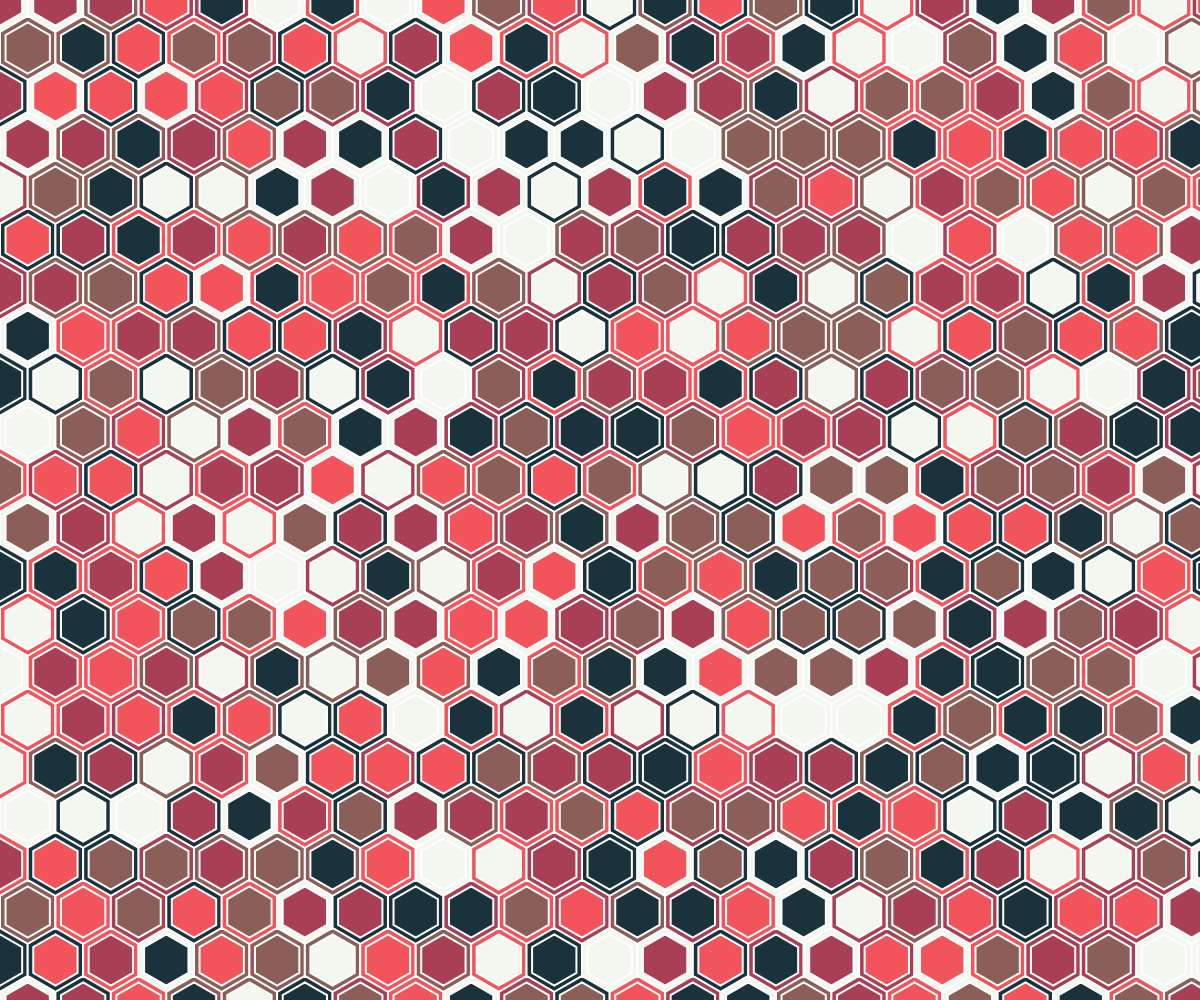
Frame 1 (no input)
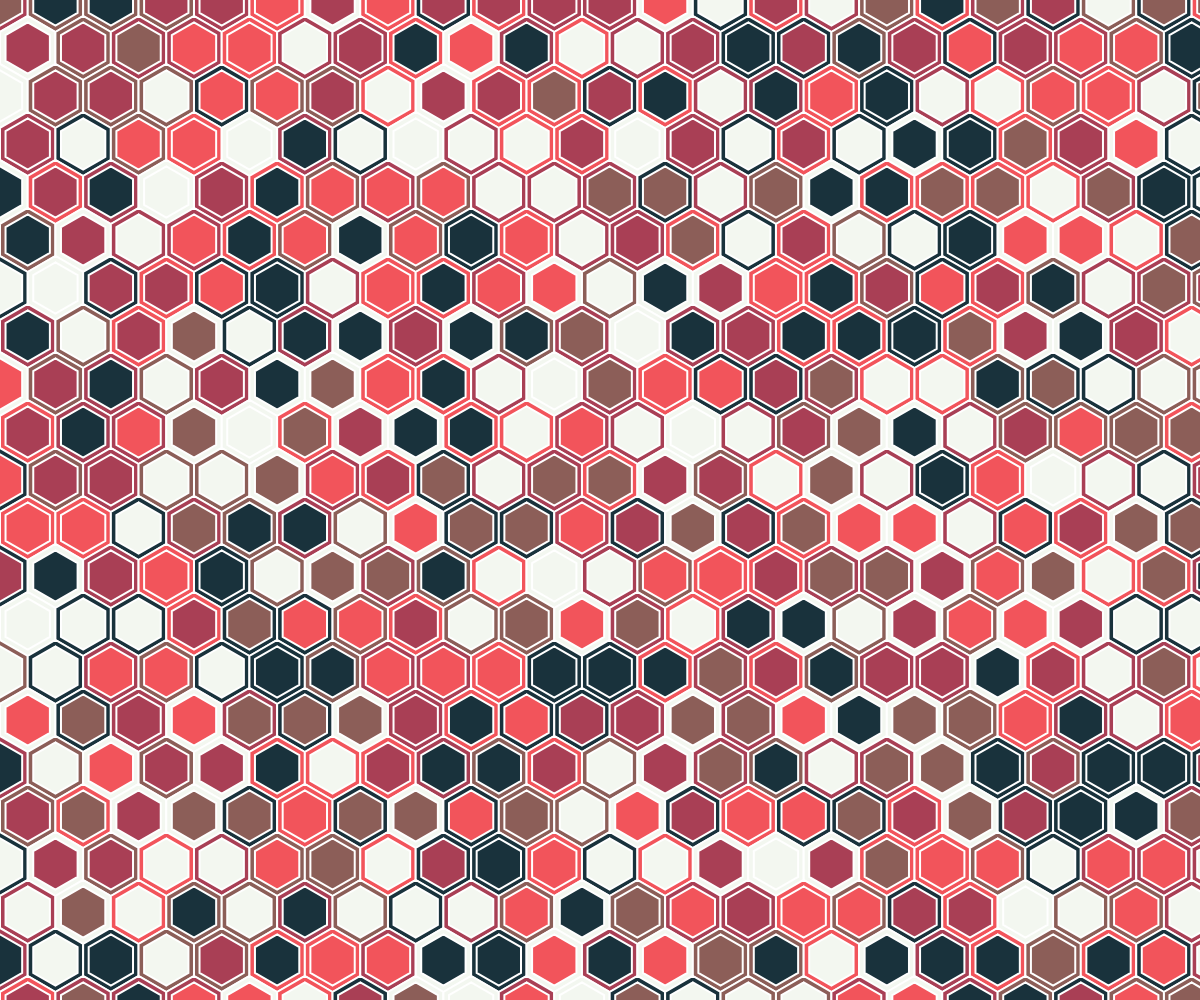
Frame 2 (the mouse pressed at the canvas centre, redrawn once)

The p5.js sketch that drew these frames (run headless with seeded random() and noise() and a simulated clock; the mouse was pressed at the canvas centre and the sketch redrawn once):

// p5.js sketch
// ── sketch.js
"use strict";
//==========
// p5.js

const PALETTE = ["#F2545B", "#A93F55", "#19323C", "#F3F7F0", "#8C5E58"];
const RAD = 32;

function setup(){
	createCanvas(windowWidth, windowHeight);
	angleMode(DEGREES);
	noLoop();
}

function draw(){
	background(33);
	noFill();
	stroke(255);
	strokeWeight(2);

	let padX = RAD*cos(30)*2;
	let padY = RAD*sin(30)*3;
	let rows = height / padY + 1;
	let cols = width / padX + 1;

	for(let r=0; r<rows; r++){
		for(let c=0; c<cols; c++){
			if(r%2==0){
				drawKikko(c*padX, r*padY, RAD);
				drawKikko(c*padX, r*padY, RAD*0.8);
			}else{
				drawKikko(c*padX+padX/2, r*padY, RAD);
				drawKikko(c*padX+padX/2, r*padY, RAD*0.8);
			}
		}
	}
}

function drawKikko(x, y, size){
	changeColor();
	beginShape();
	let p = 360 / 6;
	for(let i=0; i<p; i++){
		let pX = x + cos(i*p-90)*size;
		let pY = y + sin(i*p-90)*size;
		vertex(pX, pY);
	}
	endShape();
}

function changeColor(){
	let i = floor(random(PALETTE.length));
	fill(PALETTE[i]);
}
